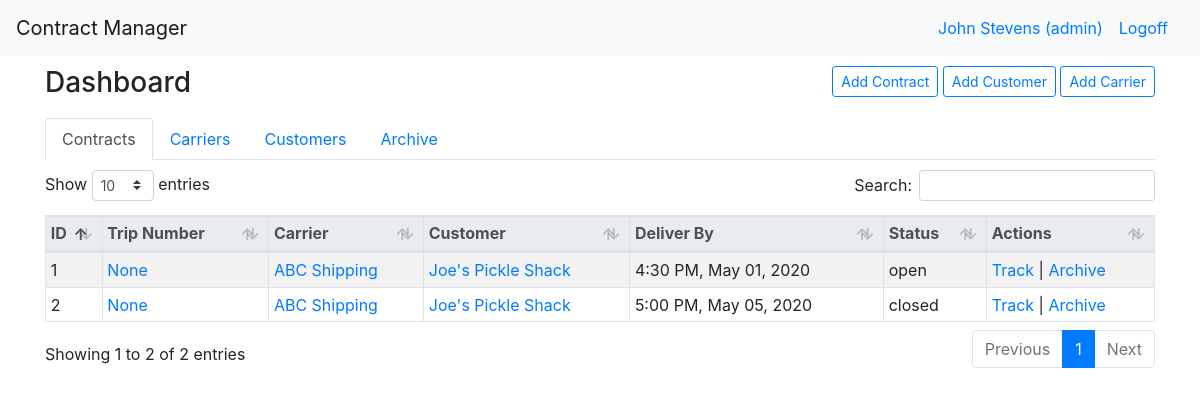
The page /dashboard (signed in) on the database its author committed.
### login_app/models.py (models this page shows)
class User(models.Model):
    first_name = models.CharField(max_length=255)
    last_name = models.CharField(max_length=255)
    email = models.CharField(max_length=255)
    level = models.IntegerField(default=1)
    password = models.CharField(max_length=100)
    created_at = models.DateTimeField(auto_now_add=True)
    updated_at = models.DateTimeField(auto_now=True)
    objects = UserManager()

### manager_app/models.py (models this page shows)
class Contract(models.Model):
    trip_number= models.CharField(max_length=45, null=True)
    archived= models.BooleanField(default=False)
    status= models.CharField(max_length=255)
    carrier_cost= models.DecimalField(decimal_places= 2, max_digits=8,  null=True)
    customer_price= models.DecimalField(decimal_places= 2,max_digits=8, null=True)
    customer = models.ForeignKey(Customer, related_name="contracts", on_delete=models.CASCADE, default=None)
    carrier = models.ForeignKey(Carrier, related_name="contracts", on_delete=models.CASCADE, default=None)
    pick_up_time= models.DateTimeField()
    delivery_time= models.DateTimeField()
    created_at= models.DateTimeField(auto_now_add=True)
    updated_at= models.DateTimeField(auto_now=True)

class Carrier(models.Model):
    archived= models.BooleanField(default=False)
    name= models.CharField(max_length=255)
    website= models.CharField(max_length=255, null=True)
    address=models.OneToOneField(Address, related_name="carrier_address", on_delete=models.CASCADE, null=True)
    completed_contracts= models.IntegerField(default=0)
    open_contracts= models.IntegerField(default=0)
    email= models.CharField(max_length=255)
    created_at= models.DateTimeField(auto_now_add=True)
    updated_at= models.DateTimeField(auto_now=True)

class Customer(models.Model):
    archived= models.BooleanField(default=False)
    name= models.CharField(max_length=255)
    website= models.CharField(max_length=255)
    address=models.OneToOneField(Address, related_name="customer_address", on_delete=models.CASCADE, null=True)
    completed_contracts= models.IntegerField(default=0)
    open_contracts= models.IntegerField(default=0)
    email= models.CharField(max_length=255)
    created_at= models.DateTimeField(auto_now_add=True)
    updated_at= models.DateTimeField(auto_now=True)

### manager_app/views.py (the view)
# urls.py: path("", views.index, name="home"),
def index(request):
    def format_datetime_input(astring):
        output = astring.split("/")
        output.append(output[0])
        output.append(output[1])
        output = output[2::]
        return "-".join(output)
    if request.POST:
        display_post(request)
        try:
            request.POST["add_carrier"]
            carrier_address = models.Address.objects.create(
                name=request.POST["name"],
                street=request.POST["street_address"],
                city=request.POST["city"],
                state=request.POST["state"],
                zip_code=request.POST["zip_code"]
            )
            carrier = models.Carrier.objects.create(
                name = request.POST["name"],
                website = request.POST["website"],
                email = request.POST["email"],
                address = carrier_address
            )
            carrier_phone_number = models.PhoneNumber.objects.create(
                number_type = request.POST["number_type"],
                number = request.POST["phone_number"],
                carrier = carrier
            )
            comment = models.Comment.objects.create(
                content = request.POST["content"],
                user = logged_user(request),
                carrier = carrier,
            )
            carrier.save()
            carrier_address.save()
            carrier_phone_number.save()
            comment.save()
            print("Customer successfully entered into the database")
            return redirect(f"/dashboard/carrier/{carrier.id}")
        except KeyError:
            pass
        try:
            request.POST["add_customer"]
            customer_address = models.Address.objects.create(
                name=request.POST["name"],
                street=request.POST["street_address"],
                city=request.POST["city"],
                state=request.POST["state"],
                zip_code=request.POST["zip_code"]
            )
            customer = models.Customer.objects.create(
                name = request.POST["name"],
                website = request.POST["website"],
                email = request.POST["email"],
                address = customer_address
            )
            customer_phone_number = models.PhoneNumber.objects.create(
                number_type = request.POST["number_type"],
                number = request.POST["phone_number"],
                customer = customer
            )
            comment = models.Comment.objects.create(
                content = request.POST["content"],
                user = logged_user(request),
                customer = customer,
            )
            customer.save()
            customer_address.save()
            customer_phone_number.save()
            comment.save()
            print("Customer successfully entered into the database")
            return redirect(f"/dashboard/customer/{customer.id}")
        except KeyError:
            pass
        try:
            request.POST["add_contract"]
            pick_up_address = models.Address.objects.create(
                name = "Pickup address",
                street = request.POST["pickup_street_address"],
                city = request.POST["pickup_city"],
                state = request.POST["pickup_state"],
                zip_code = request.POST["pickup_zip_code"]
            )
            delivery_address = models.Address.objects.create(
                name = "Delivery address",
                street = request.POST["delivery_street_address"],
                city = request.POST["delivery_city"],
                state = request.POST["delivery_state"],
                zip_code = request.POST["delivery_zip_code"]
            )
            customer = models.Customer.objects.filter(name=request.POST["customer"])[0]
            carrier = models.Carrier.objects.filter(name=request.POST["carrier"])[0]
            customer.open_contracts += 1
            carrier.open_contracts += 1
            customer.save()
            carrier.save()
            contract = models.Contract.objects.create(
                status = request.POST["status"],
                customer = customer,
                carrier = carrier,
                customer_price = request.POST["customer_cost"],
                carrier_cost = request.POST["carrier_cost"],
                pick_up_time = format_datetime_input(request.POST["pickup_date"]) + " " + str(request.POST["pickup_time"]),
                delivery_time = format_datetime_input(request.POST["delivery_date"]) + " " + str(request.POST["delivery_time"])
            )
            comment = models.Comment.objects.create(
                content = request.POST["comments"],
                user = logged_user(request),
                contract = contract
            )
            route = models.Route.objects.create(
                start = pick_up_address,
                end = delivery_address,
                contract = contract
            )
            contract.save()
            comment.save()
            route.save()
            pick_up_address.save()
            delivery_address.save()
            print("Contract successfully added to the database")
            return redirect(f"/dashboard/contract/{contract.id}")
        except KeyError:
            pass
        return redirect("/dashboard")
    else:
        context = {
            "user": logged_user(request),
            "carriers": models.Carrier.objects.all(),
            "customers": models.Customer.objects.all(),
            "contracts": models.Contract.objects.filter(archived=False),
            "archived_contracts": models.Contract.objects.filter(archived=True)
        }
        return render(request, "dashboard.html", context)

### manager_app/views.py (called while the page is built)
def logged_user(request):
    return User.objects.filter(id=request.session["user_id"])[0]

### manager_app/templates/dashboard.html (shortened to what this page needs)
<!doctype html>
<html lang="en">
  <head>
    {% load static %}
    <link rel="stylesheet" type="text/css" href="{% static 'bootstrap.css' %}">
    <link rel="stylesheet" href="{% static 'dataTables.bootstrap4.min.css' %}">
  </head>
  <body>
     <nav class="navbar navbar-expand-md navbar-light bg-light">
      <a class="navbar-brand" href="/">Contract Manager</a>
      <div class="collapse navbar-collapse" id="navbarSupportedContent">
      {% if request.session.user_id == None %}
        <a class="navbar-nav mr-auto nav-link disabled" href="/users"></a>
        <a class="navbar-nav mr-lg-2 nav-link" href="/login">Signin</a>
      {% else %}
        <a class="navbar-nav mr-auto nav-link" href="#"></a>
        <a class="navbar-nav mr-sm-0 nav-link" href="#">{{user.first_name}} {{user.last_name}} (admin)</a>
        <a class="navbar-nav mr-sm-0 nav-link" href="/logout">Logoff</a>
      {% endif %}
      </div>
    </nav>
    <div class="container">
      <div class="row top_row">
        <div class="col-4">
          <h3>Dashboard</h3>
        </div>
        <div class="col-8 text-right">
         <button class="btn btn-outline-primary btn-sm" data-toggle="modal" data-target="#add_contract">Add Contract</button>
         <button class="btn btn-outline-primary btn-sm" data-toggle="modal" data-target="#add_customer">Add Customer</button>
         <button class="btn btn-outline-primary btn-sm" data-toggle="modal" data-target="#add_carrier">Add Carrier</button>
       </div>
      </div>
     <div class="row">
      <div class="col-12 table_nav">
        <ul class="nav nav-tabs" id="myTab" role="tablist">
          <li class="nav-item">
            <a class="nav-link active" id="home-tab" data-toggle="tab" href="#contracts" role="tab" aria-controls="contracts" aria-selected="true">Contracts</a>
          </li>
          <li class="nav-item">
            <a class="nav-link" id="profile-tab" data-toggle="tab" href="#carriers" role="tab" aria-controls="carriers" aria-selected="false">Carriers</a>
          </li>
          <li class="nav-item">
            <a class="nav-link" id="contact-tab" data-toggle="tab" href="#customers" role="tab" aria-controls="customers" aria-selected="false">Customers</a>
          </li>
          <li class="nav-item">
            <a class="nav-link" id="archive-tab" data-toggle="tab" href="#archive" role="tab" aria-controls="archive" aria-selected="false">Archive</a>
          </li>
        </ul>
        <div class="tab-content" id="myTabContent">
          <div class="tab-pane fade show active" id="contracts" role="tabpanel" aria-labelledby="home-tab">
            <table class="table table-sm table-hover table-striped table-bordered table-responsive-lg" id="contracts_datatable">
              <thead class ="thead-light">
                <tr>
                  <th>ID</th>
                  <th>Trip Number</th>
                  <th>Carrier</th>
                  <th>Customer</th>
                  <th>Deliver By</th>
                  <th>Status</th>
                  <th>Actions</th>
                </tr>
              </thead>
              <tbody>
                {% for contract in contracts %}
                <tr>
                  <td>{{contract.id}}</td>
                  <td><a href="/dashboard/contract/{{ contract.id }}">{{contract.trip_number}}</a></td>
                  <td><a href="/dashboard/carrier/{{ contract.carrier.id }}">{{contract.carrier.name}}</a></td>
                  <td><a href="dashboard/customer/{{ contract.customer.id }}">{{contract.customer.name}}</a></td>
                  <td>{{contract.delivery_time|date:"g:i A, M d, yy"}}</td>
                  <td>{{contract.status}}</td>
                  <td>
                    <a href="#">Track</a>&nbsp|
                    <a href="#">Archive</a>
                  </td>
                </tr>
                {% endfor %}
              </tbody>
            </table>
          </div>
        </div>
  </div>
    <link rel="stylesheet" href="https://cdnjs.cloudflare.com/ajax/libs/tempusdominus-bootstrap-4/5.0.1/css/tempusdominus-bootstrap-4.min.css" />
    <link href="https://unpkg.com/gijgo@1.9.13/css/gijgo.min.css" rel="stylesheet" type="text/css" />
  </body>
</html>

### manager_app/templates/dashboard.html (style rules this page uses)
.top_row { margin-top: 10px; margin-bottom: 10px; }
.table_nav { margin-bottom: 5px; }
#myTab { margin-bottom: 10px; }

### rows shown on the page
User: first_name "John", last_name "Stevens"
Contract: id "1", trip_number "None", carrier.name "ABC Shipping", customer.name "Joe's Pickle Shack", delivery_time "4:30 PM, May 01, 2020", status "open"
Contract: id "2", trip_number "None", carrier.name "ABC Shipping", customer.name "Joe's Pickle Shack", delivery_time "5:00 PM, May 05, 2020", status "closed"
